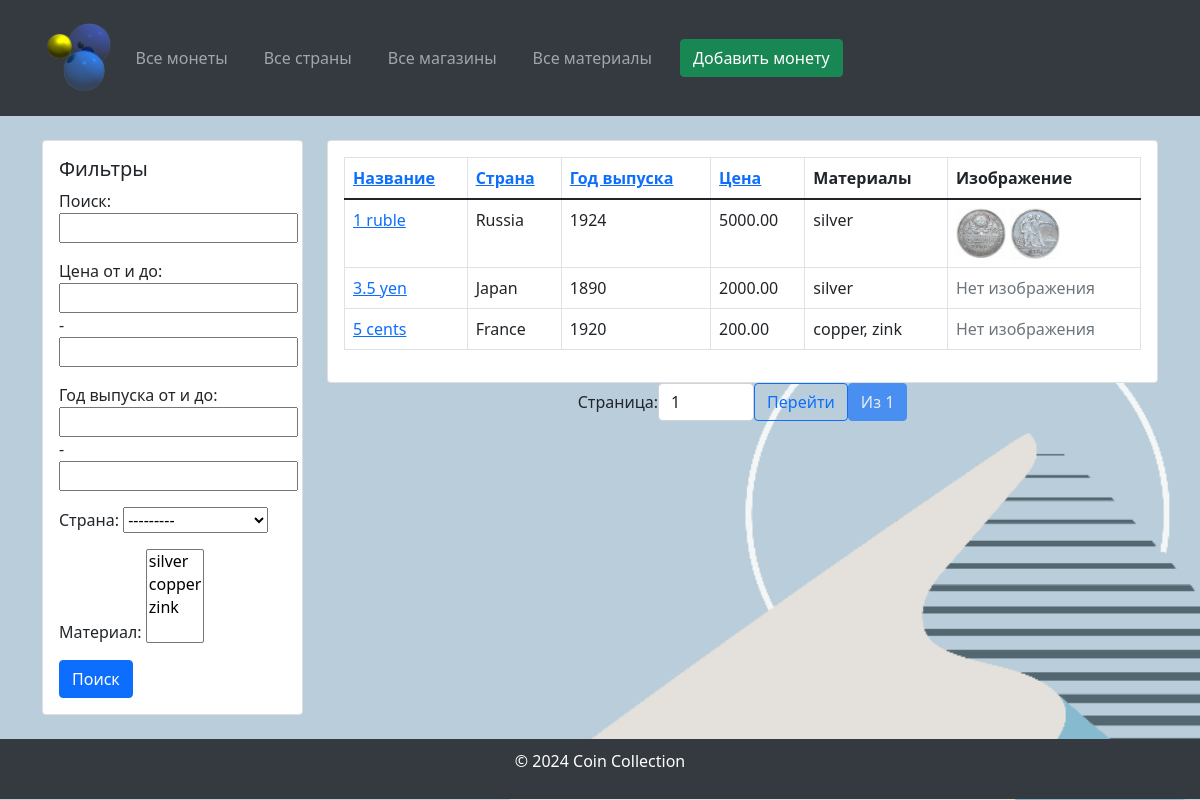
The app's page /, older data.
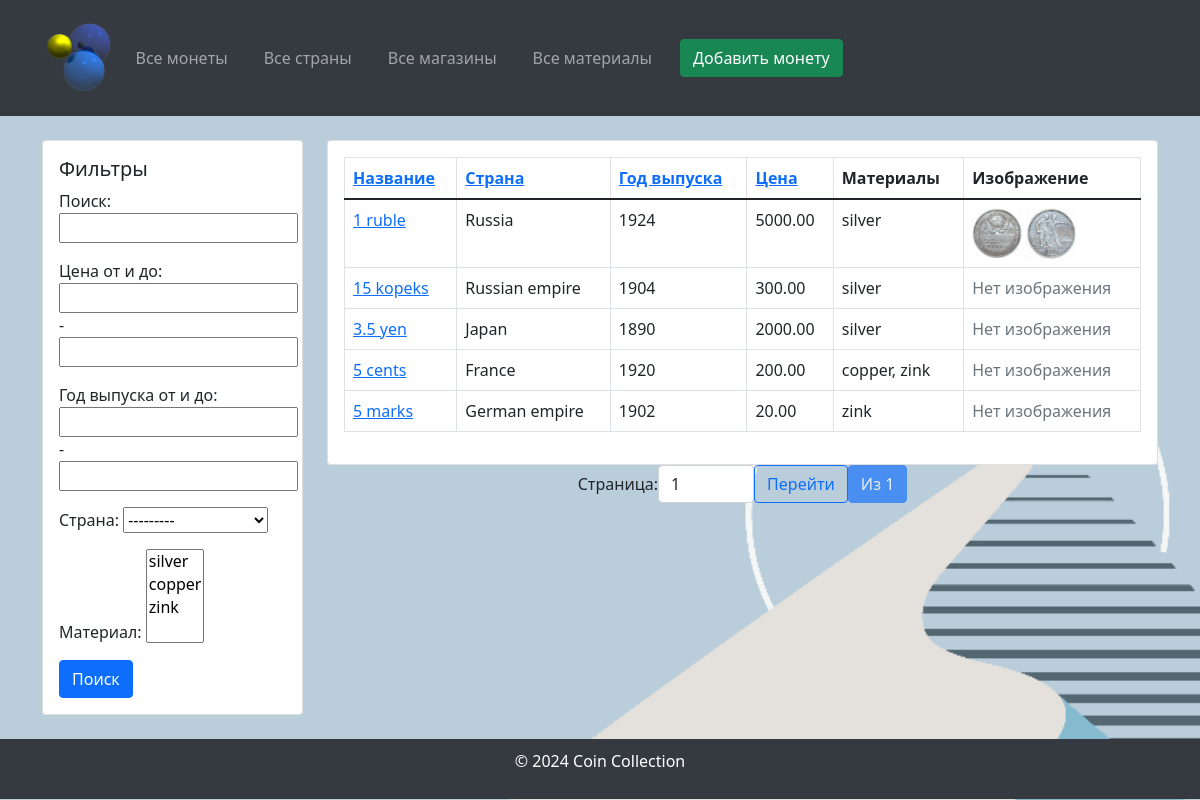
The same page, newer data.
### coindb/models.py (models this page shows, shortened)
class Coin(models.Model):
    name = models.CharField(max_length=255, verbose_name="Coin Name")
    country = models.ForeignKey(Country, on_delete=models.SET_NULL, blank=True,null=True, verbose_name="Country of Origin")
    year = models.IntegerField(verbose_name="Year of Issue")
    material = models.ManyToManyField(Material, verbose_name="Coin Material")
    price = models.DecimalField(max_digits=10, decimal_places=2, verbose_name="Coin Price")
    imageObverse = models.ImageField(upload_to="coins/", verbose_name="Coin Obverse Image", blank=True, null=True)
    imageReverse = models.ImageField(upload_to="coins/", verbose_name="Coin Reverse Image", blank=True, null=True)
    shop = models.ForeignKey('Shop', on_delete=models.SET_NULL, null=True, blank=True, verbose_name="Shop", related_name="coins")
    class Meta:
        verbose_name = "Coin"
        verbose_name_plural = "Coins"

class Country(models.Model):
    CONTINENT_CHOICES = [
        ("Africa", "Africa"),
        ("Asia", "Asia"),
        ("Europe", "Europe"),
        ("North America", "North America"),
        ("South America", "South America"),
        ("Antarctica", "Antarctica"),
        ("Australia", "Australia"),
    ]
    name = models.CharField(max_length=255, verbose_name="Country Name")
    continent = models.CharField(max_length=20, choices=CONTINENT_CHOICES, verbose_name="Continent")
    code = models.CharField(max_length=10, verbose_name="Country Code", unique=True)
    class Meta:
        verbose_name = "Country"
        verbose_name_plural = "Countries"
    def __str__(self):
        return self.name

class Material(models.Model):
    name = models.CharField(max_length=255, verbose_name="Material Name")
    price = models.DecimalField(max_digits=10, decimal_places=2, verbose_name="Material Price")
    class Meta:
        verbose_name = "Material"
        verbose_name_plural = "Materials"
    def __str__(self):
        return self.name

### coindb/views.py (the view)
# urls.py: path('', views.CoinListView.as_view(), name='coin_list'),
class CoinListView(ListView):
    model = Coin
    template_name = 'coin/coin_list.html'
    context_object_name = 'coins'
    filterset_class = CoinFilterSet
    paginate_by = 10
    def get_queryset(self):
        queryset = super().get_queryset()
        coin_filter = CoinFilterSet(self.request.GET, queryset=queryset)
        queryset = coin_filter.qs
        sort_field = self.request.GET.get('sort', 'name')
        order = self.request.GET.get('order', 'asc')
        if order == 'desc':
            sort_field = f'-{sort_field}'
        queryset = queryset.order_by(sort_field)
        return queryset
    def get_context_data(self, **kwargs):
        context = super().get_context_data(**kwargs)
        queryset = self.get_queryset()
        paginator = Paginator(queryset, self.paginate_by)
        page_number = self.request.GET.get('page')
        page_obj = paginator.get_page(page_number)
        context['page_obj'] = page_obj
        context['filter'] = CoinFilterSet(self.request.GET, queryset=queryset)
        return context

### templates/coin/coin_list.html (shortened to what this page needs)
{% extends 'base.html' %}
{% load bootstrap5 %}
{% block sidebar %}
    <div class="col-md-12 mb-4">
        <div class="card">
            <div class="card-body">
                <form method="get">
                    <h5 class="card-title">Фильтры</h5>
                    {{ filter.form.as_p }}
                    <button type="submit" class="btn btn-primary">Поиск</button>
                </form>
            </div>
        </div>
    </div>
{% endblock %}
{% block content %}
    <div class="card">
        <div class="card-body">
            <table class="table table-bordered">
                <thead>
                <tr>
                    <th>
                        <a href="?sort=name{% if request.GET.sort == 'name' and request.GET.order != 'desc' %}&order=desc{% endif %}">
                            Название
                        </a>
                    </th>
                    <th>
                        <a href="?sort=country{% if request.GET.sort == 'country' and request.GET.order != 'desc' %}&order=desc{% endif %}">
                            Страна
                        </a>
                    </th>
                    <th>
                        <a href="?sort=year{% if request.GET.sort == 'year' and request.GET.order != 'desc' %}&order=desc{% endif %}">
                            Год выпуска
                        </a>
                    </th>
                    <th>
                        <a href="?sort=price{% if request.GET.sort == 'price' and request.GET.order != 'desc' %}&order=desc{% endif %}">
                            Цена
                        </a>
                    </th>
                    <th>Материалы</th>
                    <th>Изображение</th>
                </tr>
                </thead>
                <tbody>
                {% for coin in coins %}
                    <tr>
                        <td><a href="{% url 'coin_detail' coin.id %}">{{ coin.name }}</a></td>
                        <td>{{ coin.country.name }}</td>
                        <td>{{ coin.year }}</td>
                        <td>{{ coin.price }}</td>
                        <td>
                            {% for material in coin.material.all %}
                                {{ material.name }}{% if not forloop.last %}, {% endif %}
                            {% endfor %}
                        </td>
                        <td>
                            {% if coin.imageObverse %}
                                <img src="{{ coin.imageObverse.url }}" alt="{{ coin.name }}" width="50">
                            {% endif %}
                            {% if coin.imageReverse %}
                                <img src="{{ coin.imageReverse.url }}" alt="{{ coin.name }}" width="50">
                            {% endif %}
                            {% if  not coin.imageObverse and not coin.imageReverse %}
                                <span class="text-muted">Нет изображения</span>
                            {% endif %}
                        </td>
                    </tr>
                {% empty %}
                    <tr>
                        <td colspan="6" class="text-center">Монеты не найдены</td>
                    </tr>
                {% endfor %}
                </tbody>
            </table>
        </div>
    </div>
    <div class="pagination justify-content-center">
        <form method="get" class="d-inline-flex align-items-center">
            <label for="page-input" class="mr-2">Страница:</label>
            <input type="number" id="page-input" name="page" value="{{ page_obj.number }}" min="1"
                   max="{{ page_obj.paginator.num_pages }}" class="form-control w-auto" style="width: 80px;">
            <button type="submit" class="btn btn-outline-primary ml-2">Перейти</button>
        </form>
        <span class="btn btn-primary disabled ml-2">Из {{ page_obj.paginator.num_pages }}</span>
    </div>
{% endblock %}

### templates/base.html (shortened to what this page needs)
<!DOCTYPE html>
<html lang="ru">
<head>
    <link href="https://cdn.jsdelivr.net/npm/bootstrap@5.1.3/dist/css/bootstrap.min.css" rel="stylesheet">
    <link href="https://cdnjs.cloudflare.com/ajax/libs/font-awesome/5.15.4/css/all.min.css" rel="stylesheet">
</head>
<body>
<header>
    <div class="container">
        <nav class="navbar navbar-expand-lg navbar-dark">
            <a class="navbar-brand" href="{% url 'coin_list' %}">
                <img src="/media/logo.png" alt="Монеты" style="height: 70px;">
            </a>
            <div class="collapse navbar-collapse" id="navbarNav">
                <ul class="navbar-nav ml-auto">
                    <li class="nav-item">
                        <a class="nav-link" href="{% url 'coin_list' %}">Все монеты</a>
                    </li>
                    <li class="nav-item">
                        <a class="nav-link" href="{% url 'country_list' %}">Все страны</a>
                    </li>
                    <li class="nav-item">
                        <a class="nav-link" href="{% url 'shop_list' %}">Все магазины</a>
                    </li>
                    <li class="nav-item">
                        <a class="nav-link" href="{% url 'material_list' %}">Все материалы</a>
                    </li>
                </ul>
                {% if request.resolver_match.url_name == 'coin_list' %}
                    <a href="{% url 'coin_create' %}" class="btn btn-success ml-3">Добавить монету</a>
                {% elif request.resolver_match.url_name == 'country_list' %}
                    <a href="{% url 'country_create' %}" class="btn btn-success ml-3">Добавить страну</a>
                {% elif request.resolver_match.url_name == 'shop_list' %}
                    <a href="{% url 'shop_create' %}" class="btn btn-success ml-3">Добавить магазин</a>
                {% elif request.resolver_match.url_name == 'material_list' %}
                    <a href="{% url 'material_create' %}" class="btn btn-success ml-3">Добавить материал</a>
                {% endif %}
            </div>
        </nav>
    </div>
</header>
<main class="container mt-4">
    <div class="row">
        <aside class="col-md-3">
            {% block sidebar %}{% endblock %}
        </aside>
        <section class="col-md-9">
            {% block content %}{% endblock %}
        </section>
    </div>
</main>
<footer>
    <p>&copy; 2024 Coin Collection</p>
</footer>
</body>
</html>

### templates/base.html (style rules this page uses)
body { background-image: url("/media/background.png"); background-size: cover; background-repeat: no-repeat; background-position: center; }
header { background-color: #343a40; color: #fff; padding: 10px 0; }
header a { color: #fff; text-decoration: none; margin-right: 20px; }
footer { background-color: #343a40; color: #fff; padding: 10px 0; text-align: center; }

Row changes from the older to the newer data that the page shows:
added Coin: name "15 kopeks", country.name "Russian empire", year "1904", price "300.00", imageObverse "Нет изображения", Material (name "silver")
added Coin: name "5 marks", country.name "German empire", year "1902", price "20.00", imageObverse "Нет изображения", Material (name "zink")
